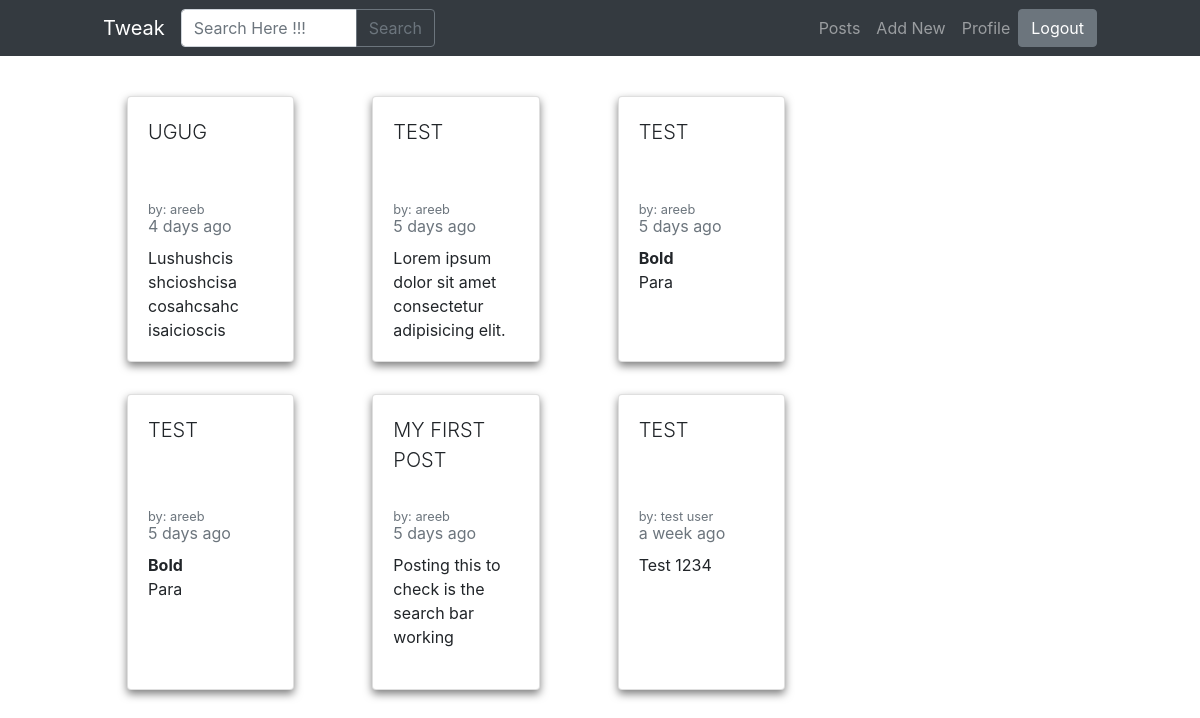
The page /posts on the database its author committed.
### app.py (models this page shows)
class Posts(db.Model):
    id = db.Column(db.Integer, primary_key=True)
    post_id = db.Column(db.String(30), nullable=False)
    post_by = db.Column(db.String(15), nullable=False)
    post_title = db.Column(db.String(80), nullable=False)
    post_body = db.Column(db.String(25000), nullable=False)
    post_created = db.Column(db.DateTime, default = datetime.utcnow)

### app.py (the view)
@app.route('/posts')
def posts():
    posts = Posts.query.order_by(desc(Posts.post_created)).all()
    return render_template('posts.html',
                            posts=posts
                            )

### filters.py (called while the page is built)
def datetimeformat(date_str):
    dt = arrow.get(date_str)
    return dt.humanize()

### templates/posts.html (shortened to what this page needs)
{% extends "base.html" %}
{% block head %}
<link href="https://unpkg.com/tailwindcss@^1.0/dist/tailwind.min.css" rel="stylesheet">
{% endblock %}
{% block header %}
<div class="inline-block">
<a href="{{ url_for('logout') }}">
  <button type="button" class="btn btn-secondary d-flex">Logout</button>
</a>
</div>
{% endblock %}
{% block body %}
<div class="container mt-16 mb-24 ">
  <div class="row">
    <div class="col-lg-10 p-0 m-0">
      <div class="container">
        <div class="row">
          {% if posts|length < 1 %}
            <h2>Nothing Posted Yet</h2>
            {% else %}
            {% for post in posts %}
            <div class="col-lg-3 m-3">
              <a href="{{ url_for('post', postid=post.post_id) }}">
                <div class="card h-100 m-2 mb-3 mt-3" style="box-shadow: 0 4px 8px 0 rgba(0, 0, 0, 0.5); ">
                  <div class="card-body" style="position:relative;">
                    <p class="card-title text-uppercase lead" style="overflow: hidden; position: relative; height: 30%;  max-height: 15ch;">
                      {{ post.post_title }}
                    </p>
                    <small class="card-subtitle mb-2 text-muted">by: {{ post.post_by }}</small>
                    <p class="card-subtitle mb-2 text-muted">{{ post.post_created | datetimeformat }}</p>
                    <div class="card-text" style="overflow: hidden; height: 100px;"> {{ post.post_body | safe }} </div>
                  </div>
                </div>
              </a>
            </div>
            {% endfor %}
          {% endif %}
        </div>
      </div>
    </div>
  </div>
</div>
{% endblock %}

### templates/base.html (style rules this page uses)
a, a:hover, a:focus, a:active { text-decoration: none; color: inherit; }

### rows shown on the page
Posts: post_title "UGUG", post_by "areeb", post_created "4 days ago", post_body "Lushushcis shcioshcisa cosahcsahc isaicioscis…"
Posts: post_title "TEST", post_by "areeb", post_created "5 days ago", post_body "Lorem ipsum dolor sit amet consectetur adipisicing elit.…"
Posts: post_title "TEST", post_by "areeb", post_created "5 days ago", post_body "Bold Para"
Posts: post_title "TEST", post_by "areeb", post_created "5 days ago", post_body "Bold Para"
Posts: post_title "MY FIRST POST", post_by "areeb", post_created "5 days ago", post_body "Posting this to check is the search bar working…"
Posts: post_title "TEST", post_by "test user", post_created "a week ago", post_body "Test 1234"
